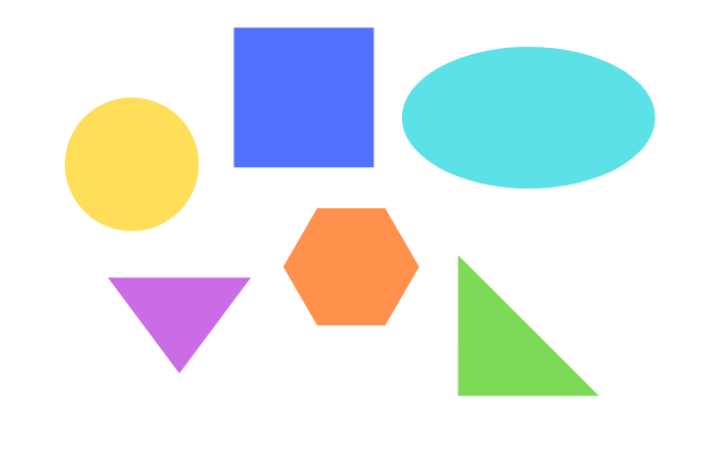
#> input picture Resources/shapes1.png, 717 x 463 px
$ python 8-Contours_or_shape_detection.py
#> lines starting #> are read from the running program, lines starting #| are printed output that depends on the picture; after the words box and inside, x2 and y2 are one past the last pixel; in counts of white or black regions, pixels touching at a corner belong together
# Contours / Shape detection
import cv2
import numpy as np


def getContours(img):
    # img is imgCanny
    contours, hierarchy = cv2.findContours(img, cv2.RETR_EXTERNAL, cv2.CHAIN_APPROX_NONE)
    for cnt in contours:
        area = cv2.contourArea(cnt)
        print(area)
        if area > 500:
            cv2.drawContours(imgContour, cnt, -1, (255, 0, 0), 3)  # -1 to print all shape
            peri = cv2.arcLength(cnt, True)
            print(peri)
            aprox = cv2.approxPolyDP(cnt, 0.02*peri, True)  #True because its a closed image
            print(len(aprox))
            objcor = len(aprox)
            x, y, w, h = cv2.boundingRect(aprox)

            if objcor == 3: objecttype = "Tri"
            elif objcor == 6: objecttype = "pent"
            elif objcor == 4:
                aspratio = w/float(h)
                if aspratio > 0.95 and aspratio < 1.05: objecttype='Square'
                else: objecttype= "Rectangle"
            elif objcor>6: objecttype = "Circle"
            else: objecttype="None"

            cv2.rectangle(imgContour,(x,y),(x+w,y+h),(0,255,0),2)  # creating boundary boxes
            cv2.putText(imgContour, objecttype,
                        (x+(w//2)-10,y+(h//2)-10), cv2.FONT_HERSHEY_COMPLEX, 0.7, (0, 0, 0), 2)

path = 'Resources/shapes1.png'
img = cv2.imread(path)
#> img is the input picture: shape (463, 717, 3); mean B, G, R 233.9, 234.6, 226
imgContour = img.copy()
# change to gray scale and find the edges
imgGray = cv2.cvtColor(img, cv2.COLOR_BGR2GRAY)
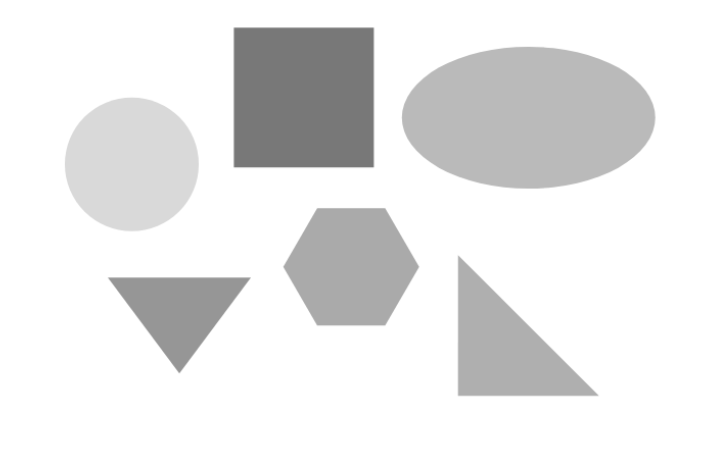
#> imgGray: shape (463, 717); min 120, max 255, mean 232
imgBlur = cv2.GaussianBlur(imgGray, (7,7), 2)
imgCanny = cv2.Canny(imgBlur, 50, 50)
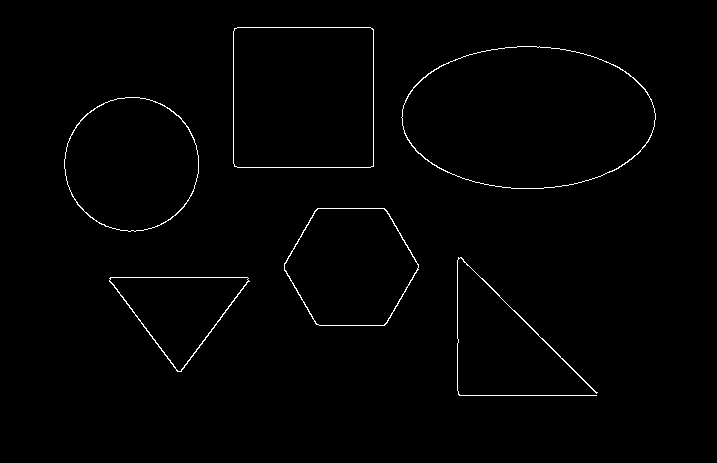
#> imgCanny: shape (463, 717); 0.96% white in thin lines or dots, all inside (x1, y1, x2, y2) = (64, 27, 656, 396)
getContours(imgCanny)
#> in getContours, `contours, hierarchy = cv2.findContours(img, cv2.RETR_EXTERNAL, cv2.CHA..`: contours = 6 contours; box (x1, y1, x2, y2) and area: (401, 46, 656, 189) 28230, (233, 27, 374, 168) 19582, (64, 97, 199, 232) 14081, (284, 208, 419, 326) 11991, (109, 277, 250, 372) 6924, (457, 257, 598, 396) 104
#> the loop in getContours, `for cnt in contours:` made 6 passes
#> (area, peri, aprox, objcor, x, y, w, h) on pass 6: (19582.5, 555.9, [[234, 28], [234, 166], [373, 166], [372, 28]], 4, 234, 28, 140, 139)
#> (area, peri, aprox, objcor, x, y, w, h) on pass 1: (6924, 388.8, [[109, 278], [177, 371], [249, 281]], 3, 109, 278, 141, 94)
#> (printed output is left out)
#> after the loop in getContours, `for cnt in contours:`:
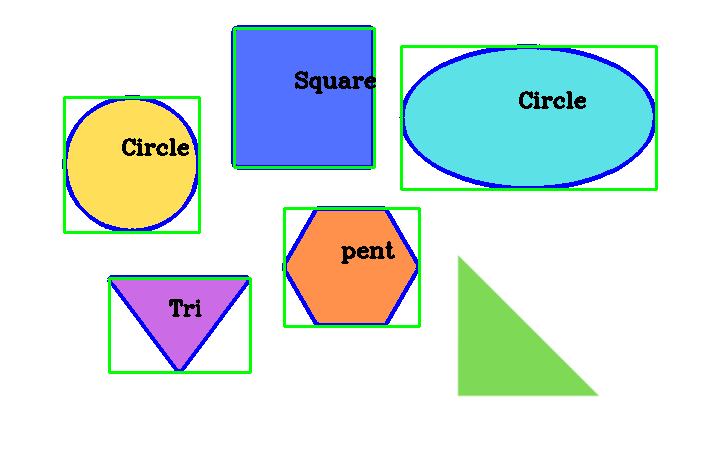
#> imgContour: shape (463, 717, 3); 5.67% of pixels changed, all inside (x1, y1, x2, y2) = (62, 25, 658, 374)

cv2.imshow("original", img)
cv2.imshow("ImageContour", imgContour)

cv2.waitKey(0)
